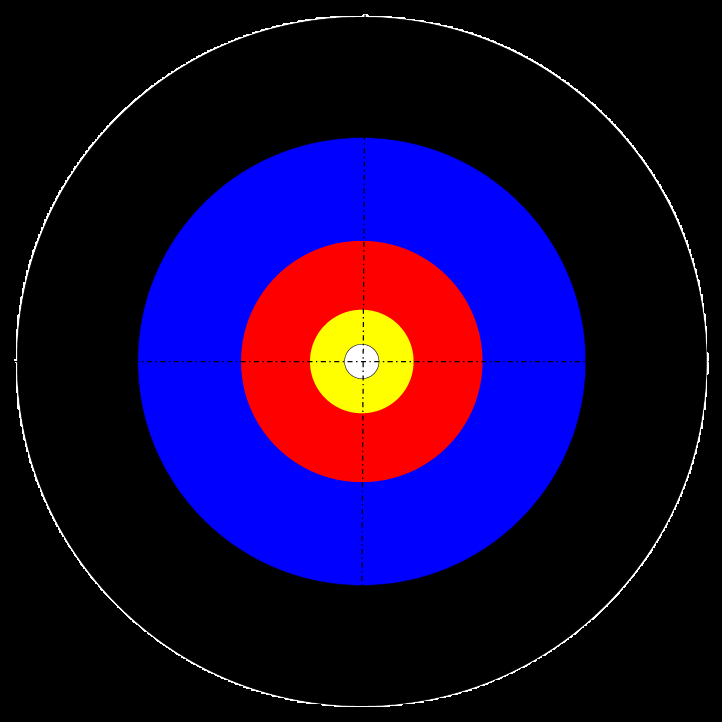
#> input picture Firmware/Tests/target detector v2/target_area.png, 722 x 722 px, given in place of the camera
$ python detection.py
#> lines starting #> are read from the running program, lines starting #| are printed output that depends on the picture; after the words box and inside, x2 and y2 are one past the last pixel; in counts of white or black regions, pixels touching at a corner belong together
import cv2
import numpy as np

cap = cv2.VideoCapture(0)

while True:
    _, frame = cap.read()
#> frame is the input picture: shape (722, 722, 3); mean B, G, R 56.8, 6, 24.2
    hsv_frame = cv2.cvtColor(frame, cv2.COLOR_BGR2HSV)
#> hsv_frame: shape (722, 722, 3); mean H, S, V 26.5, 76.9, 78.5

    # Blue color
    low_blue = np.array([94, 80, 2])
    high_blue = np.array([126, 255, 255])
    blue_mask = cv2.inRange(hsv_frame, low_blue, high_blue)
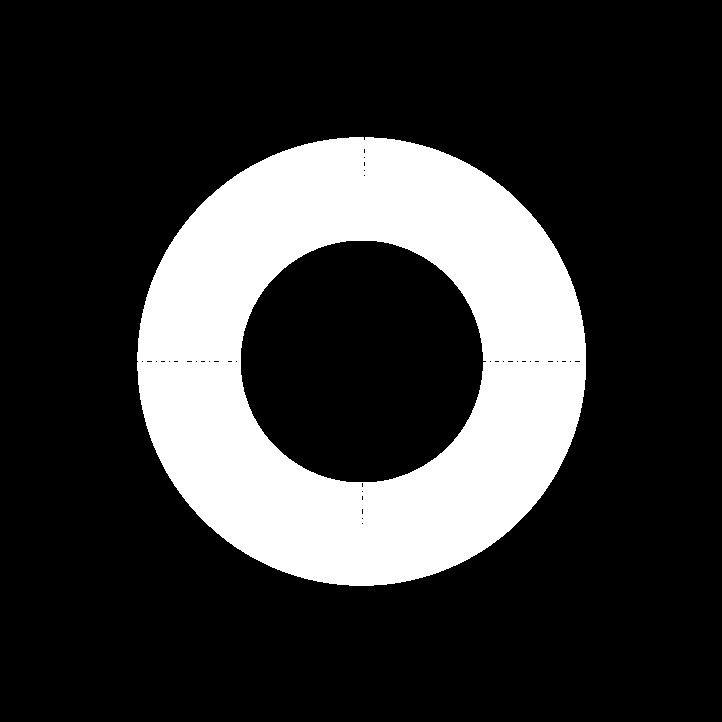
#> blue_mask: shape (722, 722); 21.5% white; 1 white region, box (x1, y1, x2, y2) and area: (137, 137, 586, 586) 112296
    blue = cv2.bitwise_and(frame, frame, mask=blue_mask)
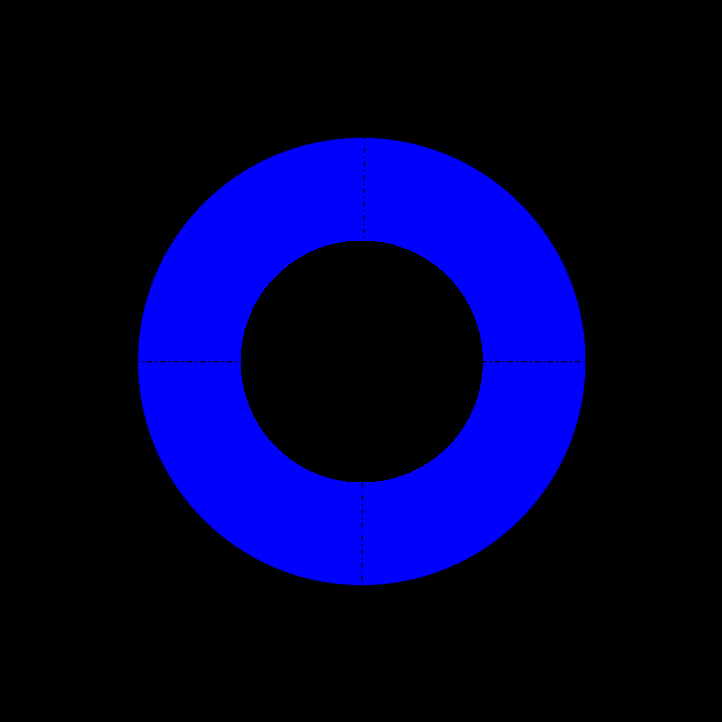
#> blue: shape (722, 722, 3); mean B, G, R 54.3, 0, 0

    median = cv2.medianBlur(blue, 15)

    cv2.imshow("Blue", blue)
    cv2.imshow("median", median)

    key = cv2.waitKey(1)
#> (key Esc is pressed here)
    if key == 27:
        break

cv2.destroyAllWindows()
cap.release()
